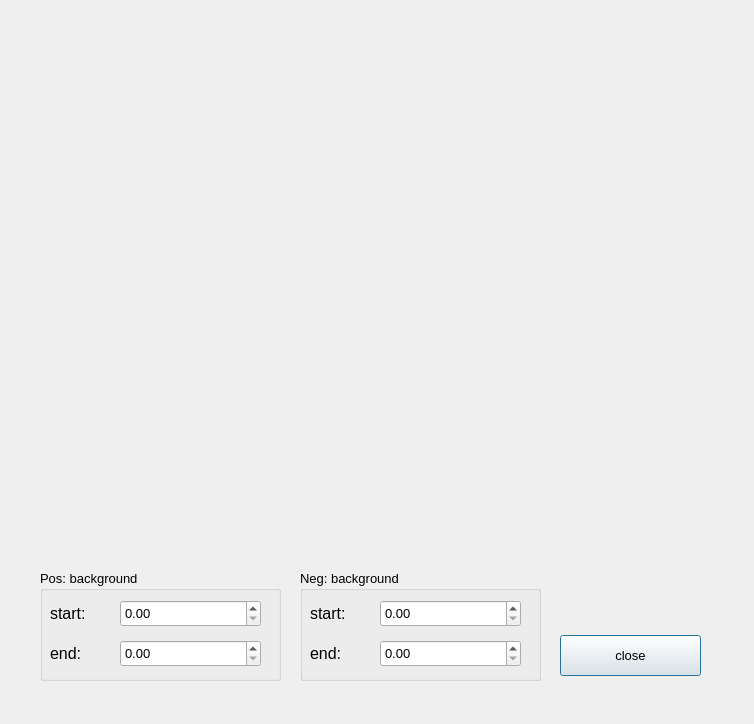
<?xml version="1.0" encoding="UTF-8"?>
<ui version="4.0">
 <class>Dialog</class>
 <widget class="QDialog" name="Dialog">
  <property name="geometry">
   <rect>
    <x>0</x>
    <y>0</y>
    <width>754</width>
    <height>724</height>
   </rect>
  </property>
  <property name="windowTitle">
   <string>Dialog</string>
  </property>
  <widget class="QWidget" name="widget" native="true">
   <property name="geometry">
    <rect>
     <x>40</x>
     <y>30</y>
     <width>671</width>
     <height>501</height>
    </rect>
   </property>
  </widget>
  <widget class="QPushButton" name="pushButton">
   <property name="geometry">
    <rect>
     <x>560</x>
     <y>635</y>
     <width>141</width>
     <height>41</height>
    </rect>
   </property>
   <property name="font">
    <font>
     <family>Arial</family>
     <pointsize>10</pointsize>
    </font>
   </property>
   <property name="text">
    <string>close</string>
   </property>
  </widget>
  <widget class="QGroupBox" name="groupBox">
   <property name="geometry">
    <rect>
     <x>40</x>
     <y>570</y>
     <width>241</width>
     <height>111</height>
    </rect>
   </property>
   <property name="font">
    <font>
     <family>Arial</family>
     <pointsize>10</pointsize>
    </font>
   </property>
   <property name="title">
    <string>Pos: background</string>
   </property>
   <property name="flat">
    <bool>false</bool>
   </property>
   <widget class="QDoubleSpinBox" name="dsb_pos_bk_start">
    <property name="geometry">
     <rect>
      <x>80</x>
      <y>30</y>
      <width>141</width>
      <height>27</height>
     </rect>
    </property>
   </widget>
   <widget class="QDoubleSpinBox" name="dsb_pos_bk_end">
    <property name="geometry">
     <rect>
      <x>80</x>
      <y>70</y>
      <width>141</width>
      <height>27</height>
     </rect>
    </property>
   </widget>
   <widget class="QLabel" name="label">
    <property name="geometry">
     <rect>
      <x>10</x>
      <y>35</y>
      <width>61</width>
      <height>17</height>
     </rect>
    </property>
    <property name="font">
     <font>
      <pointsize>12</pointsize>
     </font>
    </property>
    <property name="text">
     <string>start:</string>
    </property>
   </widget>
   <widget class="QLabel" name="label_2">
    <property name="geometry">
     <rect>
      <x>10</x>
      <y>75</y>
      <width>51</width>
      <height>17</height>
     </rect>
    </property>
    <property name="font">
     <font>
      <pointsize>12</pointsize>
     </font>
    </property>
    <property name="text">
     <string>end:</string>
    </property>
   </widget>
  </widget>
  <widget class="QGroupBox" name="groupBox_2">
   <property name="geometry">
    <rect>
     <x>300</x>
     <y>570</y>
     <width>241</width>
     <height>111</height>
    </rect>
   </property>
   <property name="font">
    <font>
     <family>Arial</family>
     <pointsize>10</pointsize>
    </font>
   </property>
   <property name="title">
    <string>Neg: background</string>
   </property>
   <property name="flat">
    <bool>false</bool>
   </property>
   <widget class="QDoubleSpinBox" name="dsb_neg_bk_start">
    <property name="geometry">
     <rect>
      <x>80</x>
      <y>30</y>
      <width>141</width>
      <height>27</height>
     </rect>
    </property>
   </widget>
   <widget class="QDoubleSpinBox" name="dsb_neg_bk_end">
    <property name="geometry">
     <rect>
      <x>80</x>
      <y>70</y>
      <width>141</width>
      <height>27</height>
     </rect>
    </property>
   </widget>
   <widget class="QLabel" name="label_3">
    <property name="geometry">
     <rect>
      <x>10</x>
      <y>35</y>
      <width>61</width>
      <height>17</height>
     </rect>
    </property>
    <property name="font">
     <font>
      <pointsize>12</pointsize>
     </font>
    </property>
    <property name="text">
     <string>start:</string>
    </property>
   </widget>
   <widget class="QLabel" name="label_4">
    <property name="geometry">
     <rect>
      <x>10</x>
      <y>75</y>
      <width>51</width>
      <height>17</height>
     </rect>
    </property>
    <property name="font">
     <font>
      <pointsize>12</pointsize>
     </font>
    </property>
    <property name="text">
     <string>end:</string>
    </property>
   </widget>
  </widget>
 </widget>
 <resources/>
 <connections/>
</ui>
